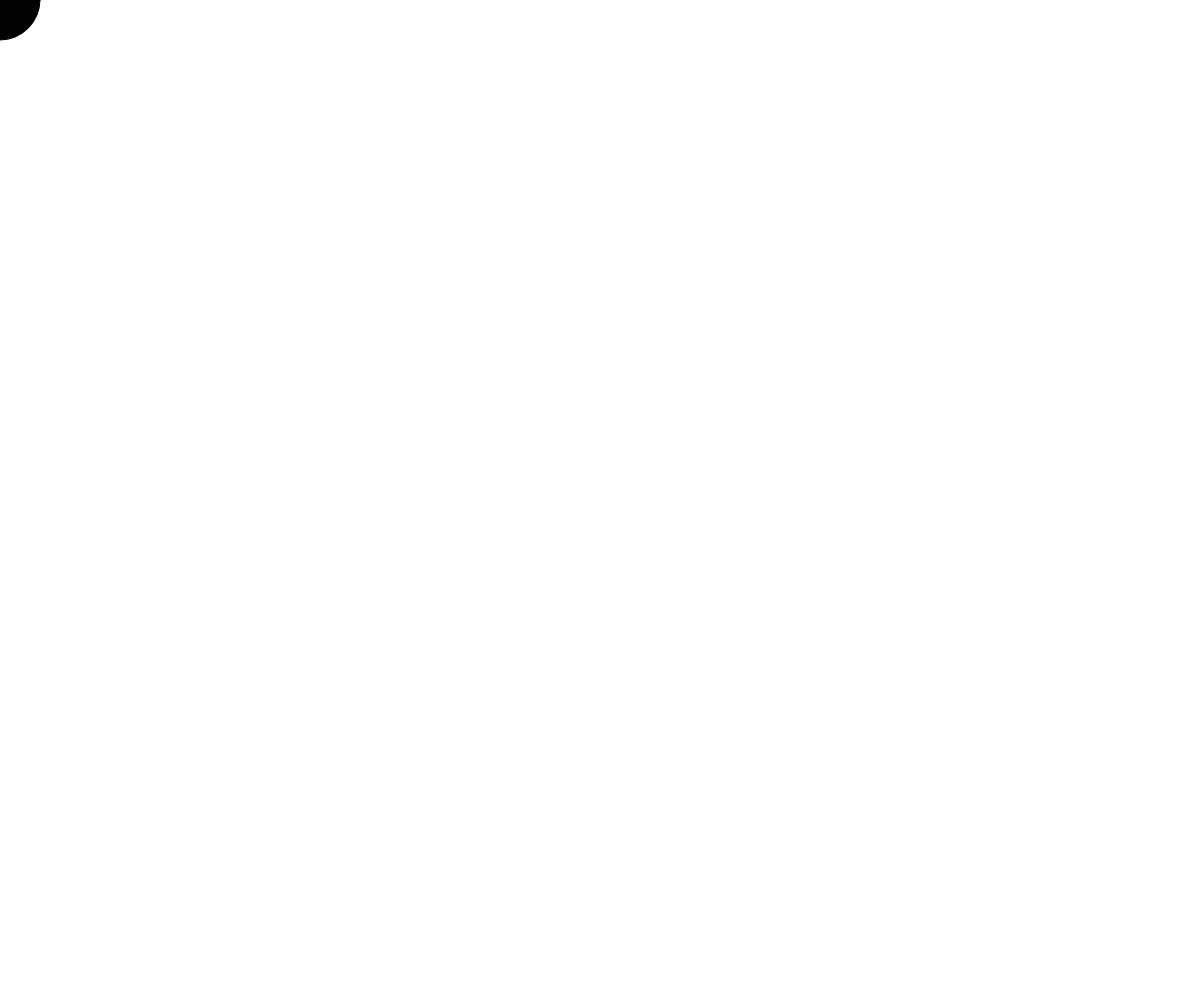
Frame 1 (no input)
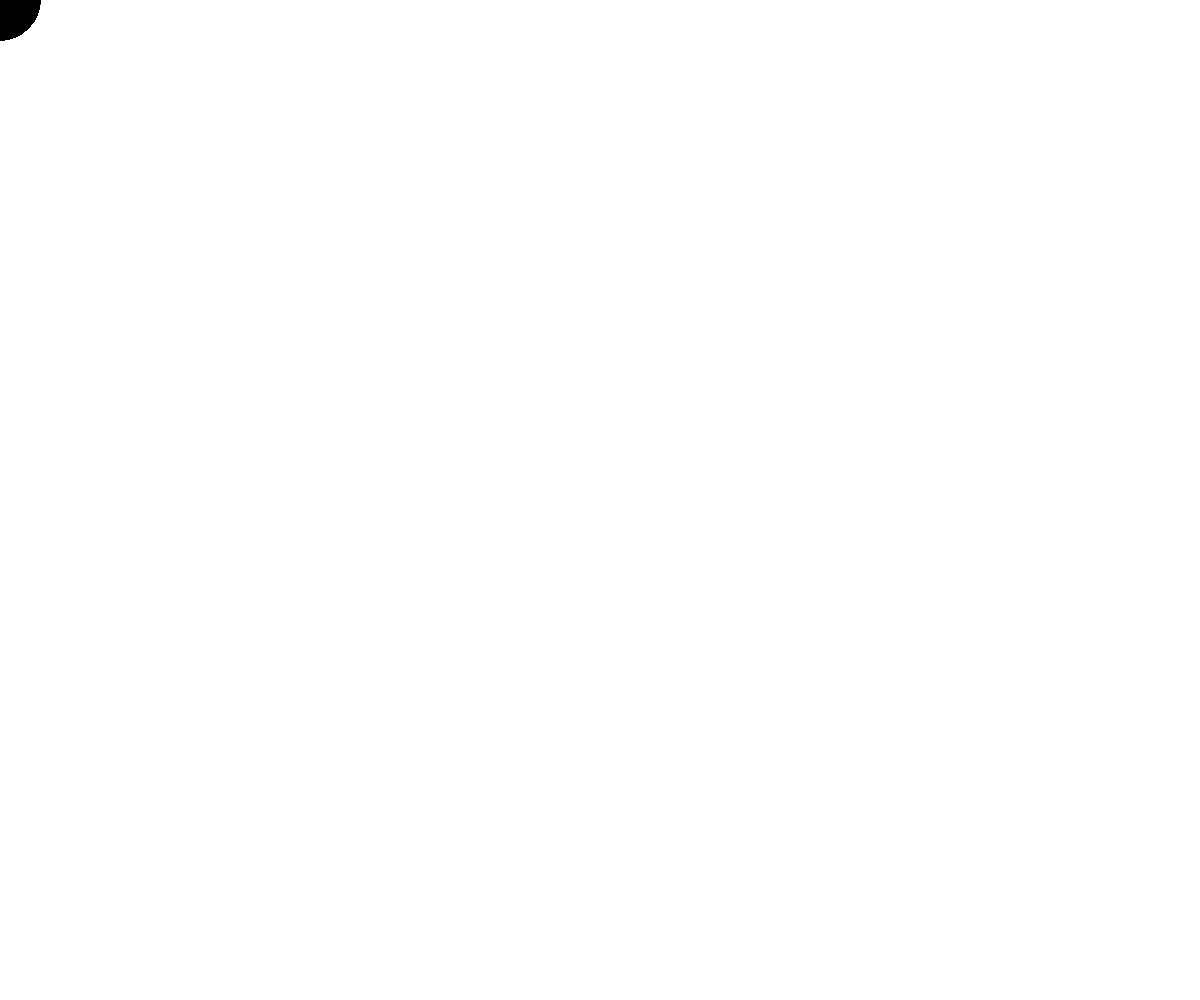
Frame 60 (no input)
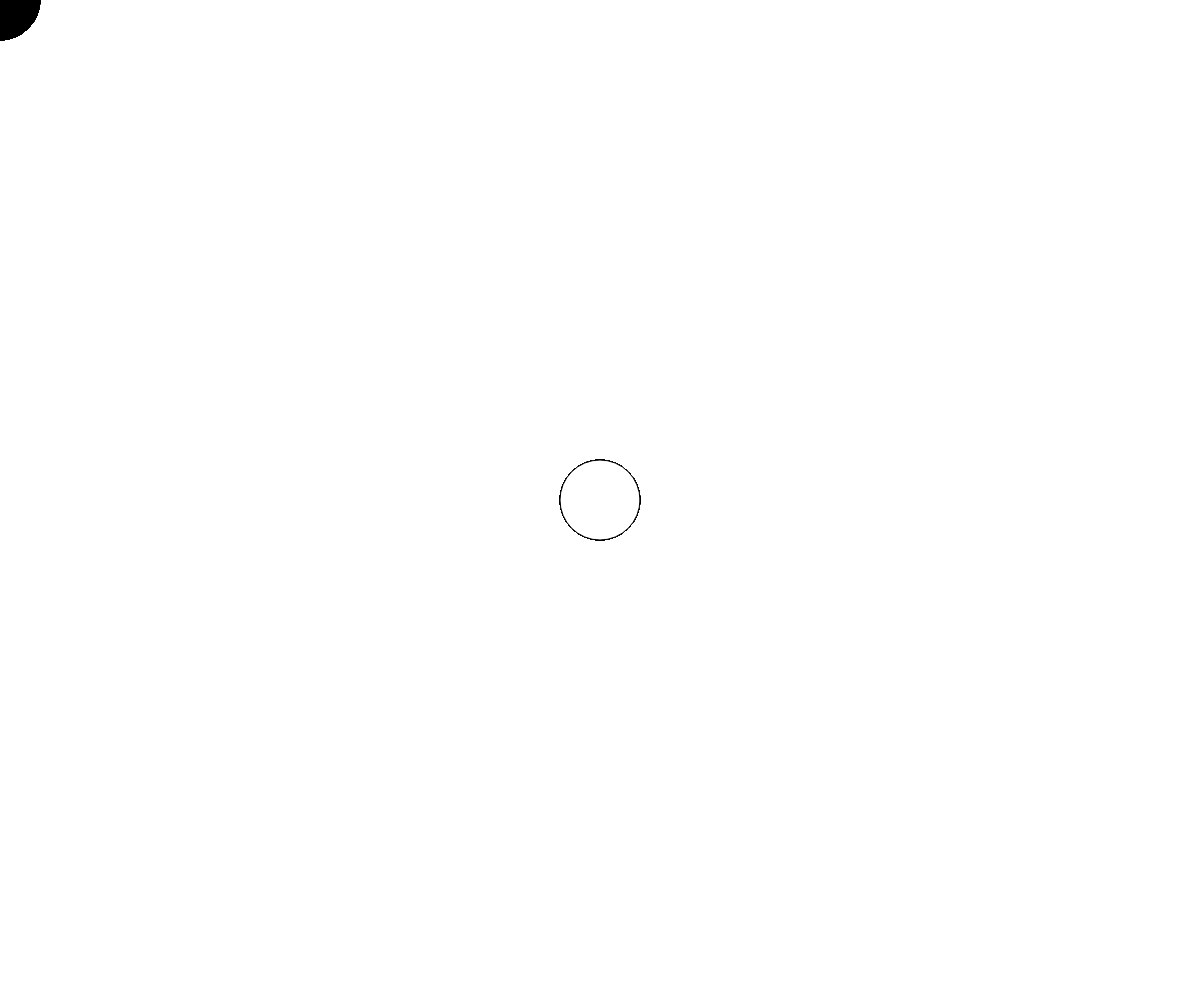
Frame 120 (the mouse pressed at the canvas centre since frame 60)

The p5.js sketch that drew these frames (run headless with seeded random() and noise() and a simulated clock; from frame 60 on, the mouse is pressed at the canvas centre):

// p5.js sketch
// ── sketch.js
function setup() {
  createCanvas(windowWidth, windowHeight);
}

function draw() {
  let color_x = windowWidth / 255
  let color_y = windowHeight / 255
  let color_xy = (sqrt(pow(windowWidth, 2) + pow(windowHeight, 2))) / 255
  let mouse_xy = (mouseX + mouseY) / 2
  if(mouseIsPressed){
    fill(255);
  } else {
    fill(floor(mouseX / color_x), floor(mouse_xy / color_xy), floor(mouseY / color_y));
  }
  ellipse(mouseX, mouseY, 80, 80);
}
